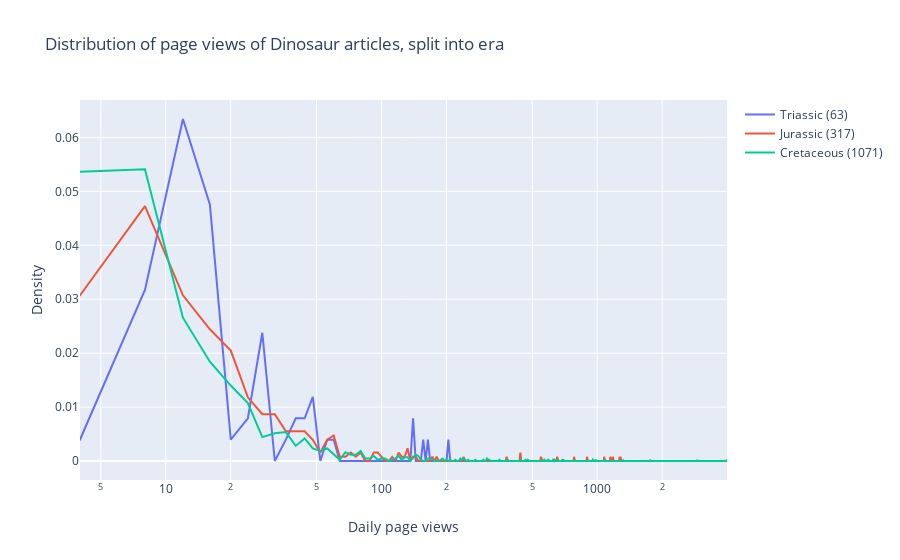

The cell this chart's notebook holds for it:
### Code cell
## era distribution

import numpy as np
from scipy.signal import savgol_filter
series = []
bins = 1000
win = 15
X = np.linspace(0,4e3,bins)
dfc = df.loc[~df.title.str.contains('Category:')]

for era in ('triassic' , 'jurassic', 'cretaceous'):
    t = dfc.loc[(df[era] == True)].views
    y, x = np.histogram(t, bins=X, density=True)
    series.append(go.Scatter(x=x, y=y, name=f'{era.title()} ({len(t)})'))
    #yhat = savgol_filter(y, win, 3)
    #series.append(go.Scatter(x=x, y=yhat, name=b))
fig = go.Figure(data=series,
                layout=dict(title=f'Distribution of page views of Dinosaur articles, split into era',
                            xaxis={'title': 'Daily page views'},
                            xaxis_type="log",
                            yaxis={'title': 'Density'}
                                        ))
fig.show()

### Figure 1 — Plotly figure (JSON) as saved in the notebook; plotly's stock layout.template omitted (floating-point values rounded to 4 significant figures; data arrays with more than 128 entries replaced by an {"elided": "..."} marker saying what was removed)
{"data": [{"name": "Triassic (63)", "type": "scatter", "x": {"elided": "1000 float values"}, "y": {"elided": "999 float values"}}, {"name": "Jurassic (317)", "type": "scatter", "x": {"elided": "1000 float values"}, "y": {"elided": "999 float values"}}, {"name": "Cretaceous (1071)", "type": "scatter", "x": {"elided": "1000 float values"}, "y": {"elided": "999 float values"}}], "layout": {"title": {"text": "Distribution of page views of Dinosaur articles, split into era"}, "xaxis": {"title": {"text": "Daily page views"}, "type": "log"}, "yaxis": {"title": {"text": "Density"}}}}
